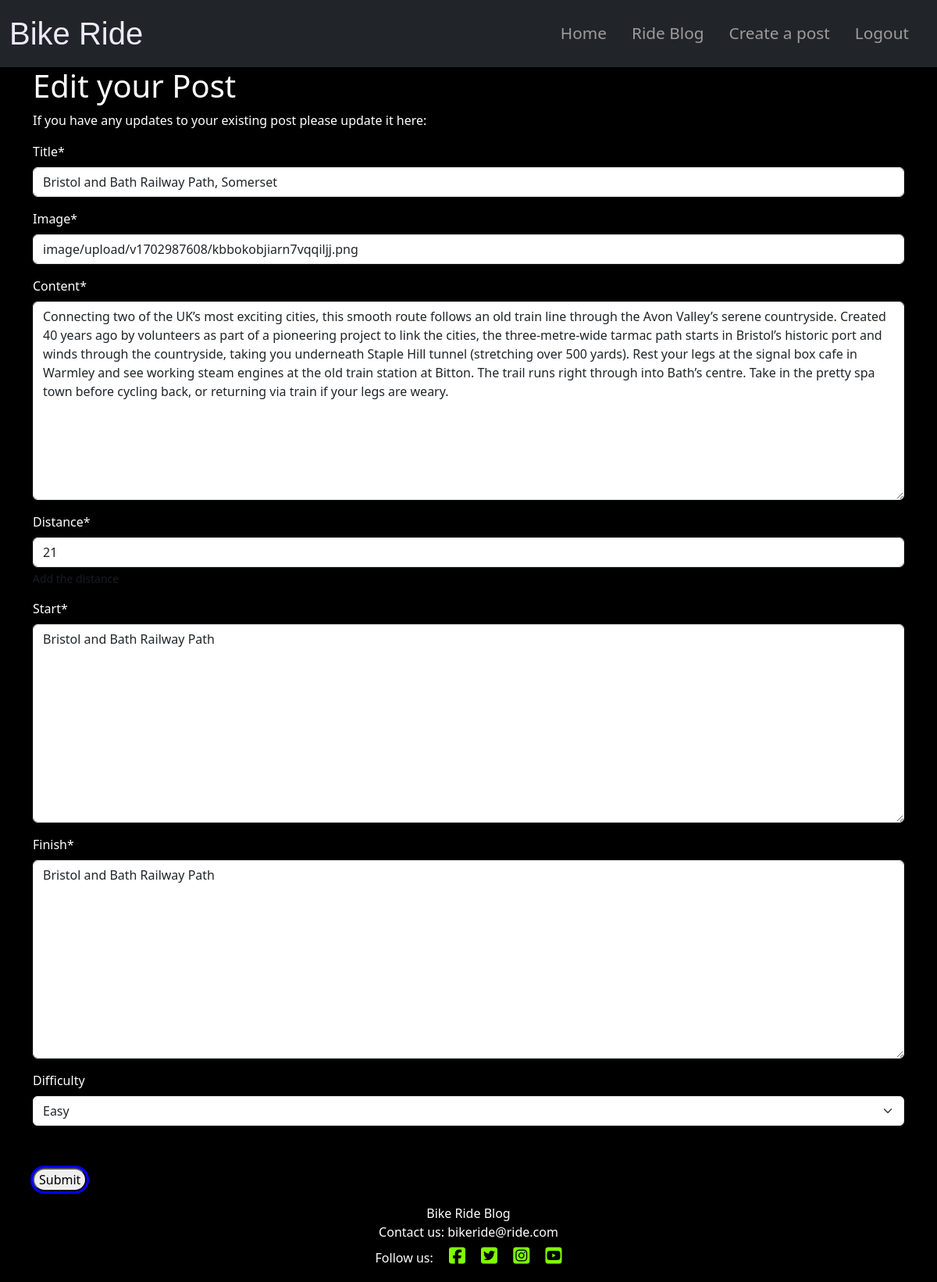
/entry/edit/3 (signed in), run on the app's committed database.
### ride/models.py (models this page shows, shortened)
class Entry(models.Model):
    title = models.CharField(max_length=200, unique=True)
    slug = models.SlugField(max_length=200, unique=True)
    author = models.ForeignKey(User, on_delete=models.CASCADE)
    updated_on = models.DateTimeField(auto_now=True)
    created_on = models.DateTimeField(auto_now_add=True)
    distance = models.IntegerField(help_text="Add the distance", default=0)
    start = models.TextField(blank=False)
    finish = models.TextField(blank=False)
    content = models.TextField()
    featured_image = CloudinaryField("image", default="placeholder")
    status = models.IntegerField(choices=STATUS, default=0)
    difficulty = models.CharField(
        max_length=10, null=True, blank=True, choices=diff
    )
    class Meta:
        ordering = ["-created_on"]

### ride/views.py (the view, shortened to what this page needs)
# urls.py: path('edit/<slug:pk>', views.EntryEdit.as_view(), name='entry_edit'),
class EntryEdit(LoginRequiredMixin, UserPassesTestMixin, UpdateView):
    Model = Entry
    form_class = EntryForm
    success_url = "/entry/"
    template_name = "entry_edit.html"
    queryset = Entry.objects
    def test_func(self):
        return self.request.user == self.get_object().author

### ride/forms.py
class EntryForm(forms.ModelForm):
    class Meta:
        model = Entry
        fields = (
            "title",
            "featured_image",
            "content",
            "distance",
            "start",
            "finish",
            "difficulty",
        )
        widgets = {"review": SummernoteWidget()}

### templates/entry_edit.html (shortened to what this page needs)
{% extends "base.html" %}
{% load crispy_forms_tags %}
{% block content %}
<div class="container">
    <div class="edit_post_form white">
        <h1>Edit your Post</h1>
        <p>If you have any updates to your existing post please update it here:</p>
        <form  action="{% url 'entry_edit' entry.id %}" method="POST" enctype="multipart/form-data">
            {{ form|crispy }}
            <input class="button edit-btn" type="submit" value="Submit">
        </form>
    </div>
</div>
{% endblock %}

### static/css/style.css (style rules this page uses)
body { background-color: #000000; }
.button { outline: 3px solid blue; border-radius: 1em; }
.white { color: #FFFFFF; }
.post_btn, .edit-btn, .create_btn { margin-top: 1cm; }

### data on the page
Entry: title "Bristol and Bath Railway Path, Somerset", featured_image "image/upload/v1702987608/kbbokobjiarn7vqqiljj.png", content "Connecting two of the UK’s most exciting cities, this smooth route follows an old train line through the Avon Valley’s serene countryside. Created 40 years ago by volunteers as part of a pioneering project to link the cities, the three-metre-wide tarmac path starts in Bristol’s historic port and winds through the countryside, taking you underneath Staple Hill tunnel (stretching over 500 yards). Rest your legs at the signal box cafe in Warmley and see working steam engines at the old train station at Bitton. The trail runs right through into Bath’s centre. Take in the pretty spa town before cycling back, or returning via train if your legs are weary.", distance "21", start "Bristol and Bath Railway Path", finish "Bristol and Bath Railway Path", difficulty "Easy"
